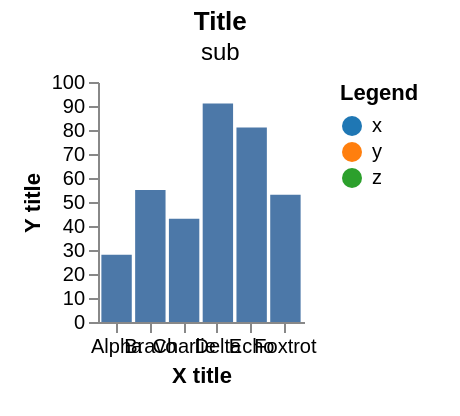

Write a Vega-Lite specification for this figure.
### Vega specification from a JSON file in a GitHub repository (floating-point values rounded to 4 significant figures)
{"width": 200, "height": 120, "padding": {"left": 10, "right": 20, "top": 5, "bottom": 15}, "data": [{"name": "t", "values": [{"a": "Alpha", "b": 28, "c": "x", "d": 1}, {"a": "Bravo", "b": 55, "c": "y", "d": 2}, {"a": "Charlie", "b": 43, "c": "x", "d": 3}, {"a": "Delta", "b": 91, "c": "z", "d": 4}, {"a": "Echo", "b": 81, "c": "y", "d": 5}, {"a": "Foxtrot", "b": 53, "c": "z", "d": 6}]}], "scales": [{"name": "x", "type": "band", "domain": {"data": "t", "field": "a"}, "range": "width", "padding": 0.1}, {"name": "y", "type": "linear", "domain": {"data": "t", "field": "b"}, "range": "height", "nice": true}, {"name": "color", "type": "ordinal", "domain": {"data": "t", "field": "c"}, "range": {"scheme": "category10"}}, {"name": "ramp", "type": "linear", "domain": {"data": "t", "field": "d"}, "range": {"scheme": "blues"}}, {"name": "size", "type": "linear", "domain": {"data": "t", "field": "b"}, "range": [10, 200]}, {"name": "shape", "type": "ordinal", "domain": {"data": "t", "field": "c"}, "range": "symbol"}, {"name": "quant", "type": "quantize", "domain": [0, 100], "range": {"scheme": "greens", "count": 4}}], "marks": [{"type": "rect", "from": {"data": "t"}, "encode": {"enter": {"x": {"scale": "x", "field": "a"}, "width": {"scale": "x", "band": 1}, "y": {"scale": "y", "field": "b"}, "y2": {"scale": "y", "value": 0}}}}], "autosize": {"type": "fit-x", "contains": "content"}, "axes": [{"orient": "bottom", "scale": "x", "title": "X title"}, {"orient": "left", "scale": "y", "title": "Y title"}], "legends": [{"fill": "color", "title": "Legend"}], "title": {"text": "Title", "subtitle": "sub"}}
